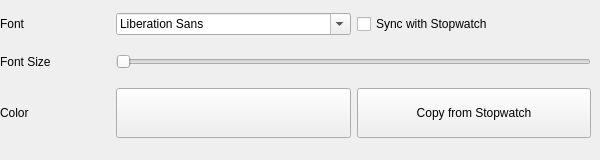
       <widget class="QWidget" name="ClockSettingsTab">
        <property name="sizePolicy">
         <sizepolicy hsizetype="Expanding" vsizetype="Expanding">
          <horstretch>0</horstretch>
          <verstretch>0</verstretch>
         </sizepolicy>
        </property>
        <attribute name="title">
         <string>Clock</string>
        </attribute>
        <widget class="QWidget" name="verticalLayoutWidget_2">
         <property name="geometry">
          <rect>
           <x>0</x>
           <y>0</y>
           <width>591</width>
           <height>151</height>
          </rect>
         </property>
         <layout class="QVBoxLayout" name="verticalLayout_4">
          <item>
           <layout class="QHBoxLayout" name="horizontalLayout_13">
            <item>
             <widget class="QLabel" name="FontPickerSubtext_2">
              <property name="sizePolicy">
               <sizepolicy hsizetype="Fixed" vsizetype="Fixed">
                <horstretch>0</horstretch>
                <verstretch>0</verstretch>
               </sizepolicy>
              </property>
              <property name="minimumSize">
               <size>
                <width>110</width>
                <height>0</height>
               </size>
              </property>
              <property name="maximumSize">
               <size>
                <width>35</width>
                <height>50</height>
               </size>
              </property>
              <property name="text">
               <string>Font</string>
              </property>
             </widget>
            </item>
            <item>
             <widget class="QFontComboBox" name="FontPickerComboClock">
              <property name="sizePolicy">
               <sizepolicy hsizetype="Fixed" vsizetype="Fixed">
                <horstretch>0</horstretch>
                <verstretch>0</verstretch>
               </sizepolicy>
              </property>
              <property name="maximumSize">
               <size>
                <width>235</width>
                <height>50</height>
               </size>
              </property>
             </widget>
            </item>
            <item>
             <widget class="QCheckBox" name="syncClockWithStopwatchCheckbox">
              <property name="text">
               <string>Sync with Stopwatch</string>
              </property>
             </widget>
            </item>
           </layout>
          </item>
          <item>
           <layout class="QHBoxLayout" name="horizontalLayout_17">
            <property name="rightMargin">
             <number>0</number>
            </property>
            <item>
             <widget class="QLabel" name="FontPickerSubtext_4">
              <property name="sizePolicy">
               <sizepolicy hsizetype="Fixed" vsizetype="Fixed">
                <horstretch>0</horstretch>
                <verstretch>0</verstretch>
               </sizepolicy>
              </property>
              <property name="minimumSize">
               <size>
                <width>110</width>
                <height>0</height>
               </size>
              </property>
              <property name="maximumSize">
               <size>
                <width>35</width>
                <height>50</height>
               </size>
              </property>
              <property name="text">
               <string>Font Size</string>
              </property>
             </widget>
            </item>
            <item>
             <widget class="QSlider" name="ClockFontSizeSlider">
              <property name="maximum">
               <number>1000</number>
              </property>
              <property name="orientation">
               <enum>Qt::Orientation::Horizontal</enum>
              </property>
              <property name="tickPosition">
               <enum>QSlider::TickPosition::NoTicks</enum>
              </property>
              <property name="tickInterval">
               <number>50</number>
              </property>
             </widget>
            </item>
           </layout>
          </item>
          <item>
           <layout class="QHBoxLayout" name="horizontalLayout_9">
            <item>
             <widget class="QLabel" name="FontPickerSubtext_3">
              <property name="sizePolicy">
               <sizepolicy hsizetype="Fixed" vsizetype="Fixed">
                <horstretch>0</horstretch>
                <verstretch>0</verstretch>
               </sizepolicy>
              </property>
              <property name="minimumSize">
               <size>
                <width>110</width>
                <height>0</height>
               </size>
              </property>
              <property name="maximumSize">
               <size>
                <width>35</width>
                <height>16777215</height>
               </size>
              </property>
              <property name="text">
               <string>Color</string>
              </property>
             </widget>
            </item>
            <item>
             <widget class="QPushButton" name="pushButton_2">
              <property name="sizePolicy">
               <sizepolicy hsizetype="Preferred" vsizetype="Fixed">
                <horstretch>0</horstretch>
                <verstretch>0</verstretch>
               </sizepolicy>
              </property>
              <property name="maximumSize">
               <size>
                <width>16777215</width>
                <height>50</height>
               </size>
              </property>
              <property name="text">
               <string/>
              </property>
             </widget>
            </item>
            <item>
             <widget class="QPushButton" name="pushButton_4">
              <property name="sizePolicy">
               <sizepolicy hsizetype="Preferred" vsizetype="Fixed">
                <horstretch>0</horstretch>
                <verstretch>0</verstretch>
               </sizepolicy>
              </property>
              <property name="maximumSize">
               <size>
                <width>16777215</width>
                <height>50</height>
               </size>
              </property>
              <property name="text">
               <string>Copy from Stopwatch</string>
              </property>
             </widget>
            </item>
           </layout>
          </item>
         </layout>
        </widget>
       </widget>
